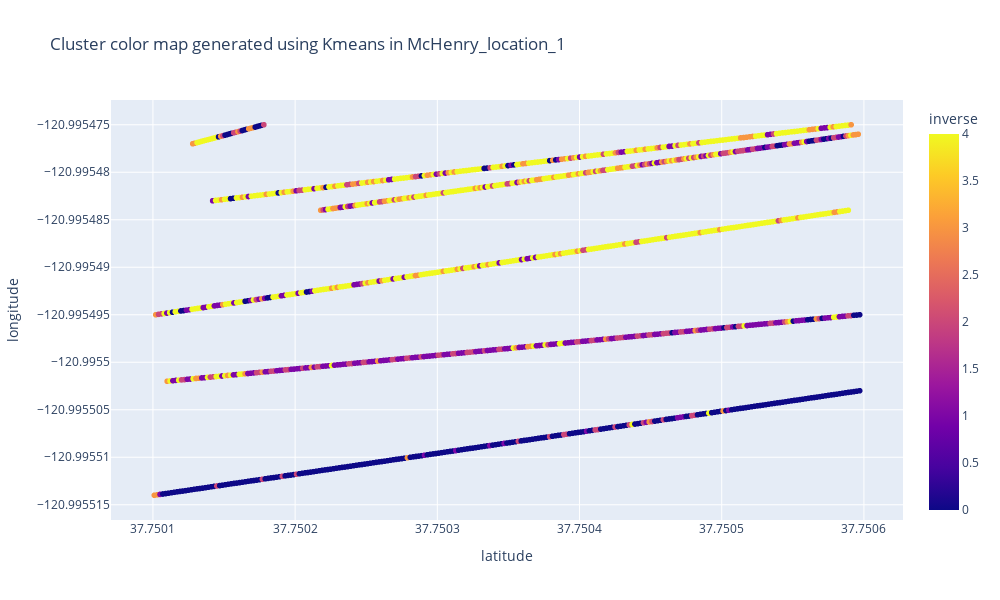

Notebook code for this chart:
### Code cell
px.scatter(
    full_data,
    x="latitude",
    y="longitude",
    hover_name="pass_no", 
    hover_data=["timestamp", "inverse"],
    color="inverse",
    width=1000,
    height=600,
    title=f"Cluster color map generated using {model_name} in {location_name}"
)

### Figure 1 — Plotly figure (JSON) as saved in the notebook; plotly's stock layout.template omitted (floating-point values rounded to 4 significant figures; data arrays with more than 128 entries replaced by an {"elided": "..."} marker saying what was removed)
{"data": [{"customdata": {"elided": "1208x2 mixed values"}, "hovertemplate": "<b>%{hovertext}</b><br><br>latitude=%{x}<br>longitude=%{y}<br>timestamp=%{customdata[0]}<br>inverse=%{marker.color}<extra></extra>", "hovertext": {"elided": "1208 int values"}, "legendgroup": "", "marker": {"color": {"elided": "1208 int values"}, "coloraxis": "coloraxis", "symbol": "circle"}, "mode": "markers", "name": "", "showlegend": false, "type": "scattergl", "x": {"elided": "1208 float values"}, "xaxis": "x", "y": {"elided": "1208 float values"}, "yaxis": "y"}], "layout": {"coloraxis": {"colorbar": {"title": {"text": "inverse"}}, "colorscale": [[0, "#0d0887"], [0.1111, "#46039f"], [0.2222, "#7201a8"], [0.3333, "#9c179e"], [0.4444, "#bd3786"], [0.5556, "#d8576b"], [0.6667, "#ed7953"], [0.7778, "#fb9f3a"], [0.8889, "#fdca26"], [1, "#f0f921"]]}, "height": 600, "legend": {"tracegroupgap": 0}, "title": {"text": "Cluster color map generated using Kmeans in McHenry_location_1"}, "width": 1000, "xaxis": {"anchor": "y", "domain": [0, 1], "title": {"text": "latitude"}}, "yaxis": {"anchor": "x", "domain": [0, 1], "title": {"text": "longitude"}}}}
